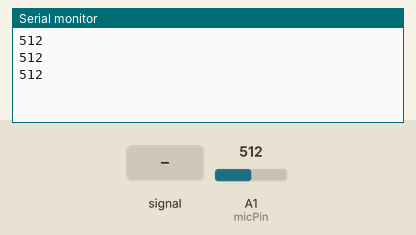
Bench run of a sketch on a simulated Arduino Uno, built with avr-gcc and run on an emulated ATmega328P. Parts: the last lines printed to the serial monitor. The inputs (shaded band) are chosen by the test bench; at power-on: A1 (micPin) = 512.

Above: at 1.3 s.
1.4 s: A1 (micPin) fed a 200 Hz sine of ±81 counts around its level
At 1.9 s:
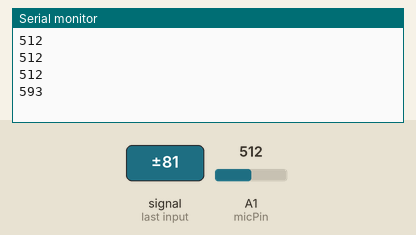
2.9 s: A1 (micPin) set to 716
At 3.4 s:
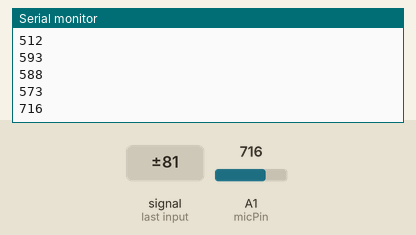
4.4 s: A1 (micPin) fed a 1000 Hz sine of ±255 counts around its level
At 4.9 s:
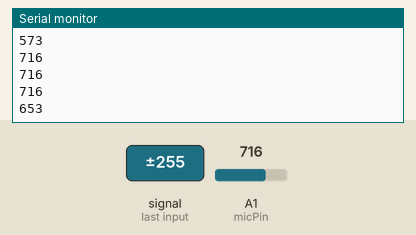
5.9 s: A1 (micPin) set to 900
At 6.4 s:
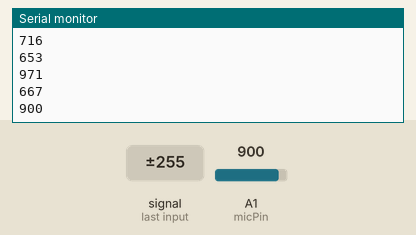
Timing chart, 0 to 8.4 s (numbered marks = the images above; inputs shaded):
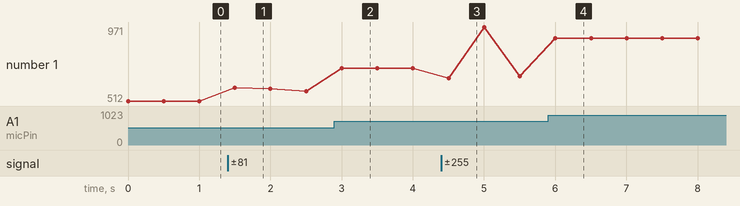

The sketch:

microphone_sensor_with_arduino.ino
```cpp
int micPin = A1;
int soundValue = 0;

void setup() {
  Serial.begin(9600);
}

void loop() {
  soundValue = analogRead(micPin);
  Serial.println(soundValue, DEC);
  delay(500);
}
```

Measured:
- after the input at 1.4 s, the serial monitor: prints a new line after 0.10 s (image 1)
- after the input at 2.9 s, the serial monitor: prints a new line after 0.10 s (image 2)
- after the input at 4.4 s, the serial monitor: prints a new line after 0.10 s (image 3)
- after the input at 5.9 s, the serial monitor: prints a new line after 0.10 s (image 4)
- plotted number 1: 512 → 573 after the input at 1.4 s, 573 → 716 after the input at 2.9 s, 716 → 667 after the input at 4.4 s, 667 → 900 after the input at 5.9 s
